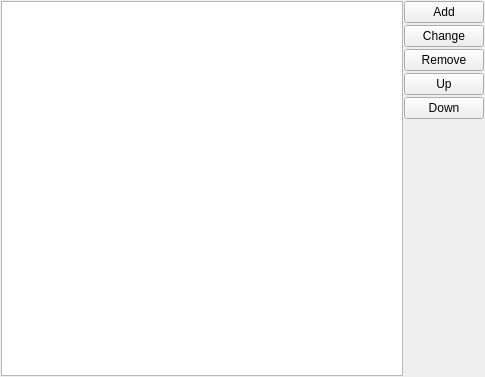
<?xml version="1.0" encoding="UTF-8"?>
<ui version="4.0">
 <class>UISettingsUC</class>
 <widget class="QWidget" name="UISettingsUC">
  <property name="geometry">
   <rect>
    <x>0</x>
    <y>0</y>
    <width>485</width>
    <height>377</height>
   </rect>
  </property>
  <property name="windowTitle">
   <string>Form</string>
  </property>
  <layout class="QGridLayout" name="gridLayout">
   <property name="horizontalSpacing">
    <number>1</number>
   </property>
   <property name="verticalSpacing">
    <number>2</number>
   </property>
   <property name="margin">
    <number>1</number>
   </property>
   <item row="0" column="0" rowspan="6">
    <widget class="QTreeView" name="treeView">
     <property name="editTriggers">
      <set>QAbstractItemView::NoEditTriggers</set>
     </property>
     <property name="alternatingRowColors">
      <bool>true</bool>
     </property>
     <property name="rootIsDecorated">
      <bool>false</bool>
     </property>
    </widget>
   </item>
   <item row="0" column="1">
    <widget class="QPushButton" name="pushButton_ADD">
     <property name="text">
      <string>Add</string>
     </property>
    </widget>
   </item>
   <item row="1" column="1">
    <widget class="QPushButton" name="pushButton_CH">
     <property name="text">
      <string>Change</string>
     </property>
    </widget>
   </item>
   <item row="2" column="1">
    <widget class="QPushButton" name="pushButton_REM">
     <property name="text">
      <string>Remove</string>
     </property>
    </widget>
   </item>
   <item row="3" column="1">
    <widget class="QPushButton" name="pushButton_UP">
     <property name="text">
      <string>Up</string>
     </property>
    </widget>
   </item>
   <item row="5" column="1">
    <spacer name="verticalSpacer">
     <property name="orientation">
      <enum>Qt::Vertical</enum>
     </property>
     <property name="sizeHint" stdset="0">
      <size>
       <width>20</width>
       <height>40</height>
      </size>
     </property>
    </spacer>
   </item>
   <item row="4" column="1">
    <widget class="QPushButton" name="pushButton_DOWN">
     <property name="text">
      <string>Down</string>
     </property>
    </widget>
   </item>
  </layout>
 </widget>
 <resources/>
 <connections/>
</ui>
